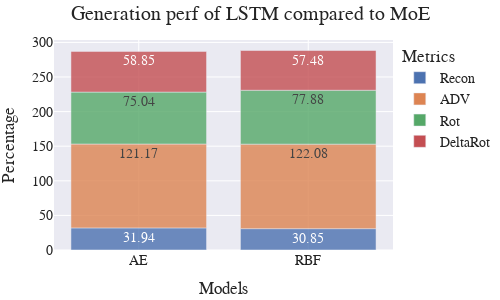

The code cell stored with this chart in its notebook:
### Code cell
swatches = ex.colors.qualitative.Vivid
# res = {"Models":["AE"]*4 + ["RBF"]*4, "%":y1+y2, "Metrics":["Recon", "ADV", "Rot", "DeltaRot"]*2}
res = {"Models":["AE"]*4 + ["RBF"]*4, "":y1+y2, "Metrics":["Recon", "ADV", "Rot", "DeltaRot"]*2}

# fig = ex.bar(res, x="Models", y="%", color="Metrics")

# res = {"Models":["AE"]*4 + ["RBF"]*4, "%":y1+y2, "Metrics":["Recon", "ADV", "Rot", "DeltaRot"]*2}
# res = {"Models":["AE"]*4 , "%":y1, "Metrics":["Recon", "ADV", "Rot", "DeltaRot"]}
# res2 = {"Models":["RBF"]*4 , "%":y2, "Metrics":["Recon", "ADV", "Rot", "DeltaRot"]}

fig = plot_stapled_bar(results=res, title="Generation perf of LSTM compared to MoE", annotation_text="", annotation_position="bottom") 
# fig = sb.histplot(x="Models", data=res, hue="Metrics" )
# fig2 = sb.histplot(x="Models", data=res2, hue="Metrics")
fig.show()

### Figure 1 — Plotly figure (JSON) as saved in the notebook; plotly's stock layout.template omitted (floating-point values rounded to 4 significant figures)
{"data": [{"alignmentgroup": "True", "hovertemplate": "Metrics=Recon<br>Models=%{x}<br>Percentage=%{text}<extra></extra>", "legendgroup": "Recon", "marker": {"color": "rgb(76,114,176)", "opacity": 0.8, "pattern": {"shape": ""}}, "name": "Recon", "offsetgroup": "Recon", "orientation": "v", "showlegend": true, "text": [31.94, 30.85], "textposition": "auto", "type": "bar", "x": ["AE", "RBF"], "xaxis": "x", "y": [31.94, 30.85], "yaxis": "y"}, {"alignmentgroup": "True", "hovertemplate": "Metrics=ADV<br>Models=%{x}<br>Percentage=%{text}<extra></extra>", "legendgroup": "ADV", "marker": {"color": "rgb(221,132,82)", "opacity": 0.8, "pattern": {"shape": ""}}, "name": "ADV", "offsetgroup": "ADV", "orientation": "v", "showlegend": true, "text": [121.2, 122.1], "textposition": "auto", "type": "bar", "x": ["AE", "RBF"], "xaxis": "x", "y": [121.2, 122.1], "yaxis": "y"}, {"alignmentgroup": "True", "hovertemplate": "Metrics=Rot<br>Models=%{x}<br>Percentage=%{text}<extra></extra>", "legendgroup": "Rot", "marker": {"color": "rgb(85,168,104)", "opacity": 0.8, "pattern": {"shape": ""}}, "name": "Rot", "offsetgroup": "Rot", "orientation": "v", "showlegend": true, "text": [75.04, 77.88], "textposition": "auto", "type": "bar", "x": ["AE", "RBF"], "xaxis": "x", "y": [75.04, 77.88], "yaxis": "y"}, {"alignmentgroup": "True", "hovertemplate": "Metrics=DeltaRot<br>Models=%{x}<br>Percentage=%{text}<extra></extra>", "legendgroup": "DeltaRot", "marker": {"color": "rgb(196,78,82)", "opacity": 0.8, "pattern": {"shape": ""}}, "name": "DeltaRot", "offsetgroup": "DeltaRot", "orientation": "v", "showlegend": true, "text": [58.85, 57.48], "textposition": "auto", "type": "bar", "x": ["AE", "RBF"], "xaxis": "x", "y": [58.85, 57.48], "yaxis": "y"}], "layout": {"barmode": "relative", "font": {"family": "Serif", "size": 14}, "height": 300, "legend": {"title": {"text": "Metrics"}, "tracegroupgap": 0}, "margin": {"b": 5, "l": 5, "r": 5, "t": 40}, "title": {"text": "Generation perf of LSTM compared to MoE"}, "width": 500, "xaxis": {"anchor": "y", "domain": [0, 1], "title": {"text": "Models"}}, "yaxis": {"anchor": "x", "domain": [0, 1], "title": {"text": "Percentage"}}}}
